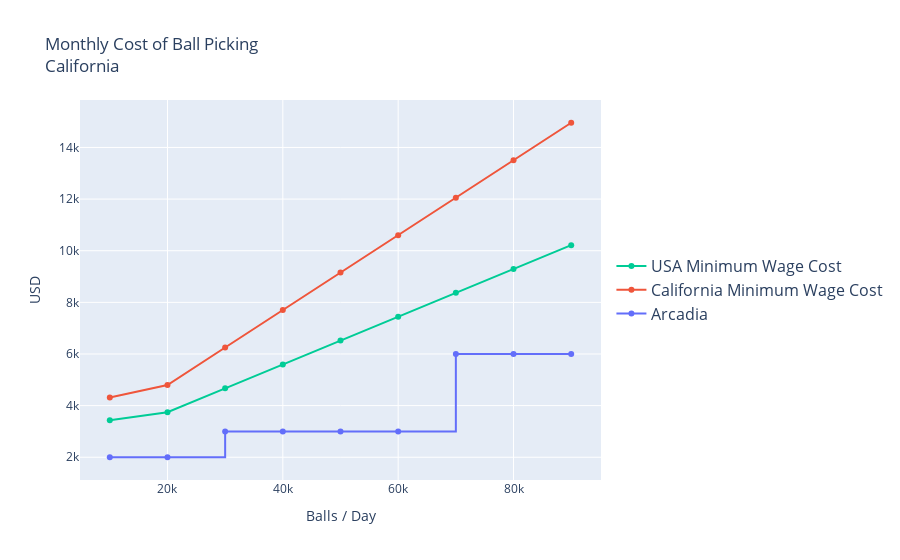

Write notebook code for a chart like this one.
### Code cell
import plotly.graph_objects as go
fig = go.Figure()
fig.add_trace(go.Scatter(x=df['balls'], y=df['arcadia_cost'], name="Arcadia",
                    line_shape='hv'))

fig.add_trace(go.Scatter(x=df['balls'], y=df['ca_manual_cost'], name="California Minimum Wage Cost",
                    line_shape='linear'))
fig.add_trace(go.Scatter(x=df['balls'], y=df['usa_manual_cost'], name="USA Minimum Wage Cost",
                    line_shape='linear'))

fig.update_traces(hoverinfo='text+name', mode='lines+markers')
fig.update_layout(legend=dict(y=0.5, traceorder='reversed', font_size=16))
fig.update_layout(title='Monthly Cost of Ball Picking<br>California',
                   xaxis_title='Balls / Day',
                   yaxis_title='USD')
fig.show()

### Figure 1 — Plotly figure (JSON) as saved in the notebook; plotly's stock layout.template omitted (floating-point values rounded to 4 significant figures)
{"data": [{"hoverinfo": "text+name", "line": {"shape": "hv"}, "mode": "lines+markers", "name": "Arcadia", "type": "scatter", "x": [10000, 20000, 30000, 40000, 50000, 60000, 70000, 80000, 90000], "y": [2000, 2000, 3000, 3000, 3000, 3000, 6000, 6000, 6000]}, {"hoverinfo": "text+name", "line": {"shape": "linear"}, "mode": "lines+markers", "name": "California Minimum Wage Cost", "type": "scatter", "x": [10000, 20000, 30000, 40000, 50000, 60000, 70000, 80000, 90000], "y": [4316.0, 4799.0, 6251.0, 7702.0, 9153.0, 10600.0, 12060.0, 13510.0, 14960.0]}, {"hoverinfo": "text+name", "line": {"shape": "linear"}, "mode": "lines+markers", "name": "USA Minimum Wage Cost", "type": "scatter", "x": [10000, 20000, 30000, 40000, 50000, 60000, 70000, 80000, 90000], "y": [3438.0, 3746.0, 4670.0, 5594.0, 6519.0, 7443.0, 8368.0, 9292.0, 10220.0]}], "layout": {"legend": {"font": {"size": 16}, "traceorder": "reversed", "y": 0.5}, "title": {"text": "Monthly Cost of Ball Picking<br>California"}, "xaxis": {"title": {"text": "Balls / Day"}}, "yaxis": {"title": {"text": "USD"}}}}
